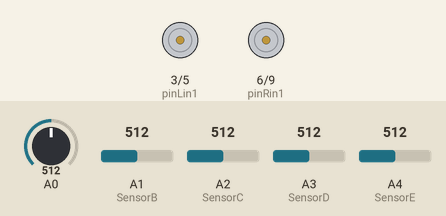
Recording of a sketch running on a simulated Arduino Uno, built with avr-gcc and run on an emulated ATmega328P. Parts: motor-driver pin pairs drawn as motors (green arrow = first pin HIGH = forward, orange = second pin HIGH = backward, longer = more drive). The inputs (shaded band) are chosen by the test bench; at power-on: A3 (SensorD) = 512, A4 (SensorE) = 512, A2 (SensorC) = 512, A0 = 512, A1 (SensorB) = 512. What the sketch prints to the serial monitor is not drawn.

Above: at 11.3 s.
11.4 s: A3 (SensorD) set to 841
12.9 s: A3 (SensorD) set to 863
21.6 s: A4 (SensorE) set to 840
23.1 s: A4 (SensorE) set to 859
At 32.7 s:
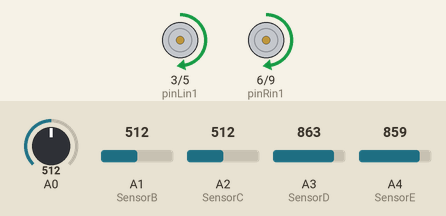
33.1 s: A2 (SensorC) set to 683
34.8 s: A2 (SensorC) set to 709
At 37.0 s:
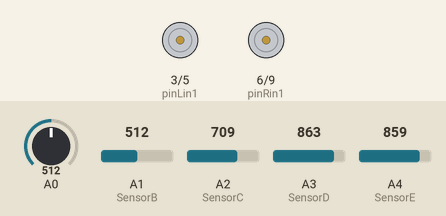
Timing chart, 0 to 38.1 s (numbered marks = the images above; inputs shaded):
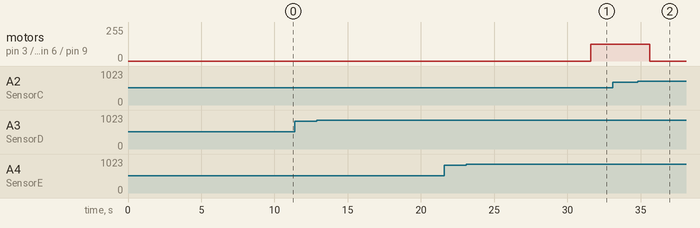

Measured:
- the behaviour switches between 850 and 851 on A4 (SensorE) (found by bisection; images 0 and 1)
- the behaviour switches between 699 and 700 on A2 (SensorC) (found by bisection; images 1 and 2)
- after the input at 11.4 s, every drawn part: stays the same
- after the input at 12.9 s, every drawn part: stays the same
- after the input at 21.6 s, every drawn part: stays the same
- after the input at 23.1 s, motor on pin 3 (pinLin1) / pin 5 (pinLin2), motor on pin 6 (pinRin1) / pin 9 (pinRin2): stopped → forward 127/255 after 8.5 s
- after the input at 33.1 s, every drawn part: stays the same
- after the input at 34.8 s, motor on pin 3 (pinLin1) / pin 5 (pinLin2), motor on pin 6 (pinRin1) / pin 9 (pinRin2): forward 127/255 → stopped after 0.81 s

The sketch:

final07.ino
```cpp
#define SensorB   A1
#define SensorC   A2
#define SensorD   A3
#define SensorE   A4

int N=100;
int SensorBReading;
int SensorCReading;
int SensorDReading;
int SensorEReading;


int pinLin1 = 3; //in1 for left motor driver
int pinLin2 = 5; //in2 for left motor driver
int pinRin1 = 6; //in1 for Right motor driver
int pinRin2 = 9; //in2 for Right motor driver

int leftOffset = 0, rightOffset = 0, centreOffset = 0;
int pot1=A0;

int value1;//basespeed;


int turningspeedL,turningspeedR;
int constantS=30;//change it if speed is not enough
int errorL,errorR;

// Sensor calibration routine
void calibrate() {
  //average//
for (int x=0; x<N; x++)
{
  SensorCReading    = analogRead(2);
  SensorDReading     = analogRead(3);
  SensorEReading = analogRead(4);
leftOffset = leftOffset +  SensorCReading; // add value of left sensor to total
centreOffset = centreOffset +  SensorCReading; // add value of centre sensor to total
rightOffset = rightOffset +  SensorCReading; // add value of right sensor to total

delay(100);
}
// obtain average for each sensor
leftOffset = leftOffset / N;
rightOffset = rightOffset / N;
centreOffset = centreOffset /N;

Serial.println("\t leftOffset\t");
Serial.println(leftOffset );
Serial.println("\t rightOffset\t");
Serial.println(rightOffset);
Serial.println("\t centreOffset\t");
Serial.println(centreOffset);


}

void setup ()
{
  pinMode(pinLin1,OUTPUT);
  pinMode(pinLin2,OUTPUT);
  pinMode(pinRin1,OUTPUT);
  pinMode(pinRin2,OUTPUT);

  pinMode(SensorB, INPUT);
  pinMode(SensorC, INPUT);
  pinMode(SensorD, INPUT);
  pinMode(SensorE, INPUT);

  Serial.begin(9600);
  calibrate();
  delay(100);
}


void loop()
{
  int high;
  int low;
  high=850;// set the high threshold of sensor(we  have not checked yet)
  low=700;//set the low threshold of sensor


  SensorBReading  = analogRead(1);
  SensorCReading   = analogRead(2);
  SensorDReading = analogRead(3);
  SensorEReading   = analogRead(4);


    if (  SensorBReading<low &&   SensorCReading>high  &&  SensorDReading>high &&   SensorEReading>low)
  {
   value1=analogRead(A0);
   value1=map(value1,0,1023,0,255);
   errorL=SensorCReading-leftOffset;
   errorL=map(errorL,0,1023,0,63);
   turningspeedL=constantS*errorL;

  digitalWrite(pinLin1,LOW);
  digitalWrite(pinLin2,value1-turningspeedL);
  //the left motor goes under low speed
  digitalWrite(pinRin1,LOW);
  analogWrite(pinRin2,value1+turningspeedL);

  //the right motor goes under high speed
   Serial.print("\t left\n\t");
   delay(2000);

  }


  else if (  SensorBReading<low &&  SensorCReading<low &&  SensorDReading>high &&   SensorEReading>high)
  {
  value1=analogRead(A0);
  value1=map(value1,0,1023,0,255);
   errorR=SensorEReading-rightOffset;
   errorR=map(errorR,0,1023,0,1);
   turningspeedR=constantS*errorR;
  analogWrite(pinLin1,value1+turningspeedR);
  digitalWrite(pinLin2,LOW);
  //the left motor goes under high speed
    analogWrite(pinRin1,value1-turningspeedR);
   digitalWrite(pinRin2,LOW);


  //the right motor goes under low speed

    Serial.print("\t right\n\t");
    delay(2000);

  }


  else if (  SensorBReading<low &&   SensorCReading<low &&  SensorDReading>high &&   SensorEReading<low)
  {
    value1=analogRead(A0);
    value1=map(value1-512, 0, 511, 0, 255);

   errorL=SensorCReading-leftOffset;
   errorL=map(errorL,-1023,1023,1,-1);
   turningspeedL=constantS*errorL;

   errorR=SensorEReading-rightOffset;
   errorR=map(errorR,-1023,1023,1,-1);
   turningspeedR=constantS*errorR;


    analogWrite(pinLin1,value1+turningspeedL);
    digitalWrite(pinLin2,LOW);
     digitalWrite(pinRin1,LOW);
    analogWrite(pinRin2,value1+turningspeedR);


    Serial.print("\t advance\n\t");


  }


  else
  {
 digitalWrite(pinLin1,LOW);
 digitalWrite(pinLin2,LOW);
 digitalWrite(pinRin1,LOW);
 digitalWrite(pinRin2,LOW);
   Serial.print("\t stop\n\t");
   delay(10000);
  }


}
```
